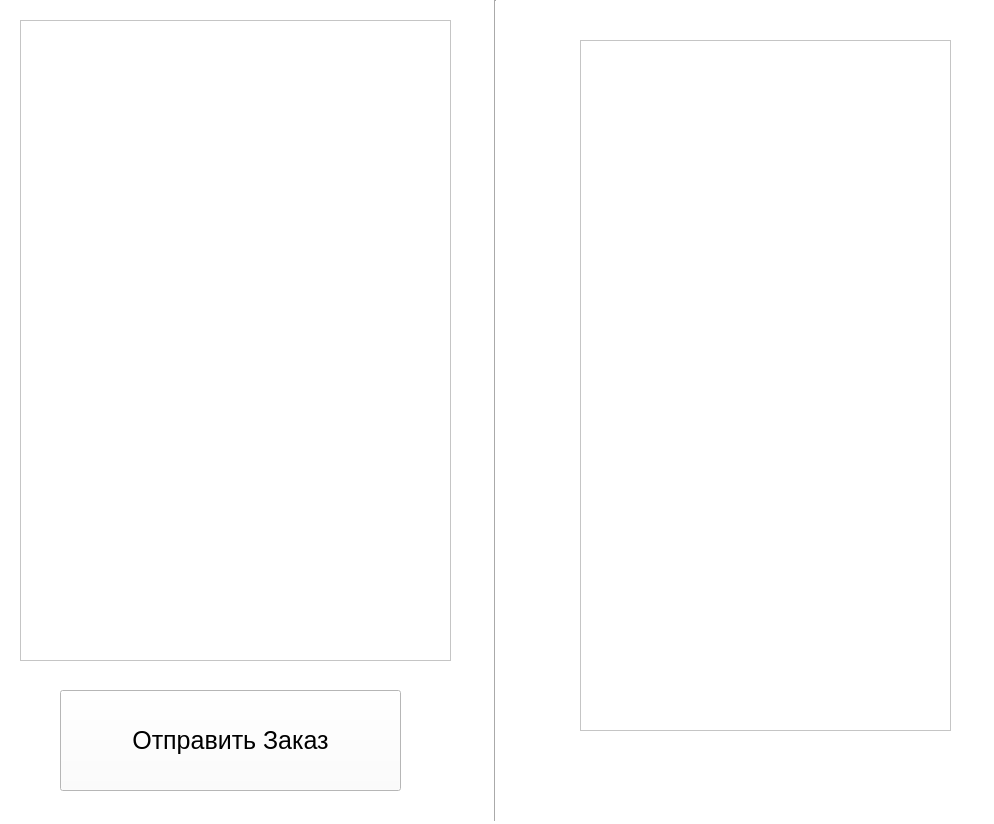
<?xml version="1.0" encoding="UTF-8"?>
<ui version="4.0">
 <class>MainWindow</class>
 <widget class="QMainWindow" name="MainWindow">
  <property name="geometry">
   <rect>
    <x>0</x>
    <y>0</y>
    <width>994</width>
    <height>824</height>
   </rect>
  </property>
  <property name="windowTitle">
   <string>KFC Order</string>
  </property>
  <property name="styleSheet">
   <string notr="true">QWidget {
background: white;
}
</string>
  </property>
  <widget class="QWidget" name="centralwidget">
   <widget class="QPushButton" name="pushButton">
    <property name="geometry">
     <rect>
      <x>60</x>
      <y>690</y>
      <width>341</width>
      <height>101</height>
     </rect>
    </property>
    <property name="font">
     <font>
      <pointsize>19</pointsize>
     </font>
    </property>
    <property name="text">
     <string>Отправить Заказ</string>
    </property>
   </widget>
   <widget class="Line" name="line">
    <property name="geometry">
     <rect>
      <x>450</x>
      <y>0</y>
      <width>91</width>
      <height>821</height>
     </rect>
    </property>
    <property name="orientation">
     <enum>Qt::Vertical</enum>
    </property>
   </widget>
   <widget class="QPlainTextEdit" name="plainTextEdit">
    <property name="enabled">
     <bool>false</bool>
    </property>
    <property name="geometry">
     <rect>
      <x>580</x>
      <y>40</y>
      <width>371</width>
      <height>691</height>
     </rect>
    </property>
   </widget>
   <widget class="QScrollArea" name="main">
    <property name="geometry">
     <rect>
      <x>20</x>
      <y>20</y>
      <width>431</width>
      <height>641</height>
     </rect>
    </property>
    <property name="widgetResizable">
     <bool>true</bool>
    </property>
    <widget class="QWidget" name="scrollAreaWidgetContents">
     <property name="geometry">
      <rect>
       <x>0</x>
       <y>0</y>
       <width>429</width>
       <height>639</height>
      </rect>
     </property>
    </widget>
   </widget>
  </widget>
 </widget>
 <resources/>
 <connections/>
</ui>
